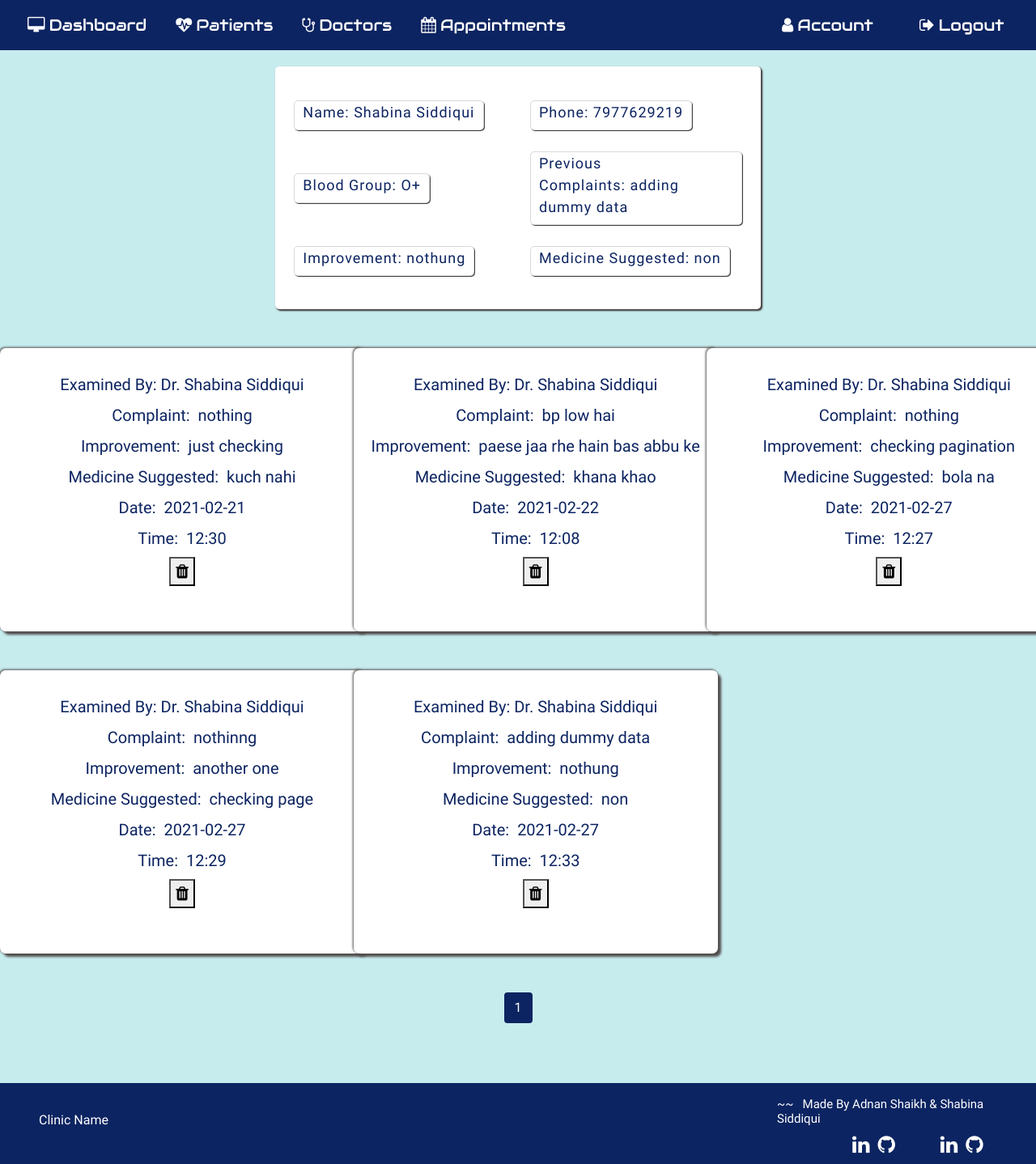
/viewapp/1 (signed in), run on an earlier commit of the app's database.
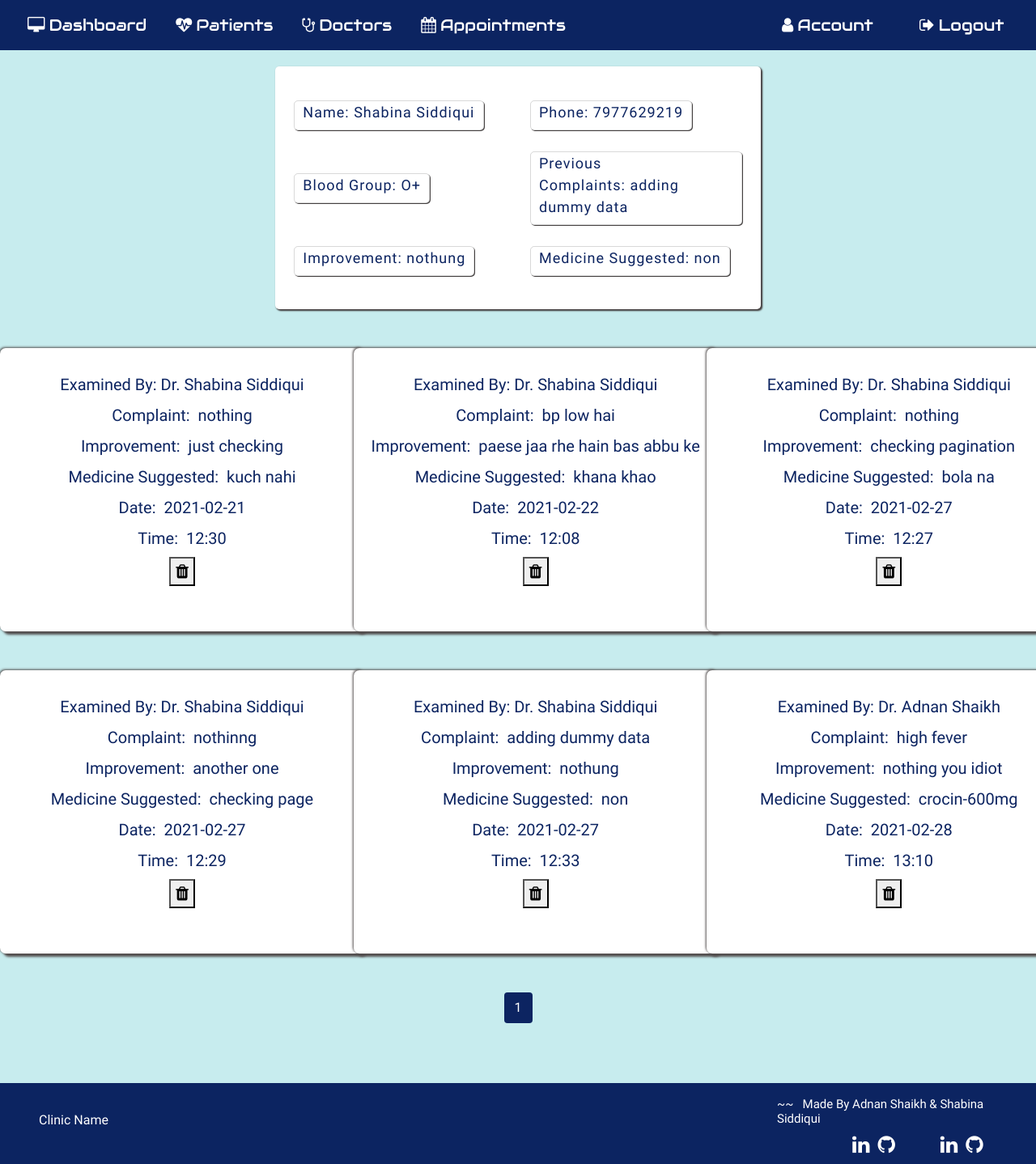
And on a later commit of the database.
### application/routes.py (models this page shows, shortened)
class Appointments(db.Model):
  __tablename__ = 'Appointments'
  id = db.Column(db.Integer, primary_key=True)
  pname=db.Column(db.String(100))
  examinedby = db.Column(db.String(100))
  complaint = db.Column(db.String(5000))
  medicine_suggested = db.Column(db.String(5000))
  improvements = db.Column(db.String(5000))
  date= db.Column(db.String(50))
  time= db.Column(db.String(50))

### application/routes.py (the view)
@app.route('/viewapp/<id>',methods=['POST','GET'])
def viewapp(id):
  if 'username' in session:
    pat=Patient.query.filter_by(id=id).first()
    pname=pat.pname
    page= request.args.get('page', 1, type=int)
    appointment= Appointments.query.filter_by(pname=pname).order_by(Appointments.date).paginate(page=page, per_page=15)
    if request.method=='GET':
      return render_template('viewapp.html',appointment=appointment, pat=pat)
    return render_template('viewapp.html',appointment=appointment, pat=pat, app=app)

### application/templates/viewapp.html (shortened to what this page needs)
{% extends 'layout.html' %}{% include 'includes/nav.html' %} {% block content%}
<section id="viewapp">
  <div class="outer-container">
    <div class="container-view">
      <form action="" method="GET">
        <div class="row row-view">
          <div class="col-5 col-view">
            <div class="inner-col">
              <label for="">Name:&nbsp;{{ pat.pname }}</label>
            </div>
          </div>
          <div class="col-5 col-view">
            <div class="inner-col">
              <label for="">Phone:&nbsp;{{pat.phone}}</label>
            </div>
          </div>
        </div>
        <div class="row row-view">
          <div class="col-5 col-view">
            <div class="inner-col">
              <label for="">Blood Group:&nbsp;{{ pat.bgroup }}</label>
            </div>
          </div>
          <div class="col-5 col-view">
            <div class="inner-col">
              <label for="">Previous Complaints:&nbsp;{{pat.complaint}}</label>
            </div>
          </div>
        </div>
        <div class="row row-view">
          <div class="col-5 col-view">
            <div class="inner-col">
              <label for="">Improvement:&nbsp;{{ pat.improvement }}</label>
            </div>
          </div>
          <div class="col-5 col-view">
            <div class="inner-col">
              <label for=""
                >Medicine Suggested:&nbsp;{{pat.medicine_suggested}}</label
              >
            </div>
          </div>
        </div>
      </form>
    </div>
    <div class="app-view">
      <div class="row">
        {% for i in appointment.items %}
        <div class="mt-5 col-4">
          <div class="form-style app-card">
            <div>
              <label for="">Examined By:&nbsp;{{ i.examinedby }}</label>
            </div>
            <div>
              <label for="">Complaint: &nbsp;{{ i.complaint }}</label>
            </div>
            <div>
              <label for="">Improvement: &nbsp;{{ i.improvements }}</label>
            </div>
            <div>
              <label for=""
                >Medicine Suggested: &nbsp;{{ i.medicine_suggested }}</label
              >
            </div>
            <div>
              <label for="">Date: &nbsp;{{ i.date }}</label>
            </div>
            <div>
              <label for="">Time: &nbsp;{{ i.time }}</label>
            </div>
            <div>
              <button
                type="button"
                class="dbutton"
                onclick="window.location='/deleteapp/{{ i.id }}'"
              >
                <i class="fa fa-trash" aria-hidden="true"></i>
              </button>
            </div>
          </div>
        </div>
        {% endfor %}
      </div>
    </div>
    <div>
      {% for page_num in appointment.iter_pages(left_edge=1, right_edge=1,
      left_current=1, right_current=2) %} {% if page_num %} {% if
      appointment.page == page_num %}
      <a
        class="btn pagenum_current mb-4 mt-5"
        href="{{ url_for('viewapp',id=pat.id, page=page_num) }}"
        >{{ page_num }}</a
      >
      {% else %}
      <a
        class="btn pagenum mb-4 mt-5"
        href="{{ url_for('viewapp',id=pat.id, page=page_num) }}"
        >{{ page_num }}</a
      >
      {% endif %} {% else %} ... {% endif %} {% endfor %}
    </div>
  </div>
</section>
{% include "includes/footer.html" %} {% endblock content%}

What changed in the data, as far as the page shows it:
added Appointments: examinedby "Dr. Adnan Shaikh", complaint "high fever", improvements "nothing you idiot", medicine_suggested "crocin-600mg", date "2021-02-28", time "13:10"
